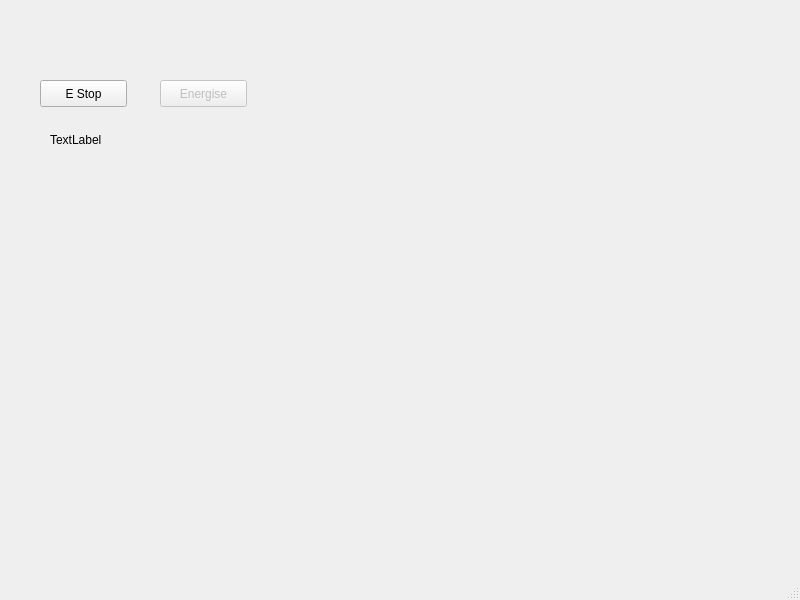
<?xml version="1.0" encoding="UTF-8"?>
<ui version="4.0">
 <class>MainWindow</class>
 <widget class="QMainWindow" name="MainWindow">
  <property name="geometry">
   <rect>
    <x>0</x>
    <y>0</y>
    <width>800</width>
    <height>600</height>
   </rect>
  </property>
  <property name="windowTitle">
   <string>MainWindow</string>
  </property>
  <widget class="QWidget" name="centralwidget">
   <widget class="QPushButton" name="estop_pb">
    <property name="geometry">
     <rect>
      <x>40</x>
      <y>80</y>
      <width>87</width>
      <height>27</height>
     </rect>
    </property>
    <property name="text">
     <string>E Stop</string>
    </property>
   </widget>
   <widget class="QPushButton" name="energise_pb">
    <property name="enabled">
     <bool>false</bool>
    </property>
    <property name="geometry">
     <rect>
      <x>160</x>
      <y>80</y>
      <width>87</width>
      <height>27</height>
     </rect>
    </property>
    <property name="text">
     <string>Energise</string>
    </property>
   </widget>
   <widget class="QLabel" name="estop_status_lb">
    <property name="geometry">
     <rect>
      <x>50</x>
      <y>130</y>
      <width>66</width>
      <height>19</height>
     </rect>
    </property>
    <property name="text">
     <string>TextLabel</string>
    </property>
   </widget>
  </widget>
  <widget class="QMenuBar" name="menubar">
   <property name="geometry">
    <rect>
     <x>0</x>
     <y>0</y>
     <width>800</width>
     <height>24</height>
    </rect>
   </property>
  </widget>
  <widget class="QStatusBar" name="statusbar"/>
 </widget>
 <resources/>
 <connections/>
</ui>
